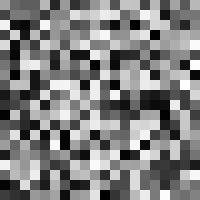
Frame 1 (no input)
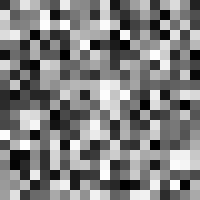
Frame 60 (the mouse pressed at the canvas centre just before this capture)
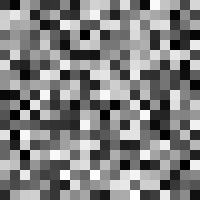
Frame 120 (the mouse held since frame 60 and released just before this capture)

The Processing sketch that drew these frames (run headless with seeded random() and noise(); from frame 60 on, the mouse is pressed at the canvas centre):

// Processing sketch: censor
// ── censor.pde
int rectSize = 10;

void setup() {
  size(200, 200);
  noStroke();
}
void draw() {
  for (int i = 0; i < width; i += 10) {
    for (int j = 0; j < height; j += 10) {
      fill(random(0, 255));
      rect(i,j, rectSize, rectSize);
    }
  }
}
